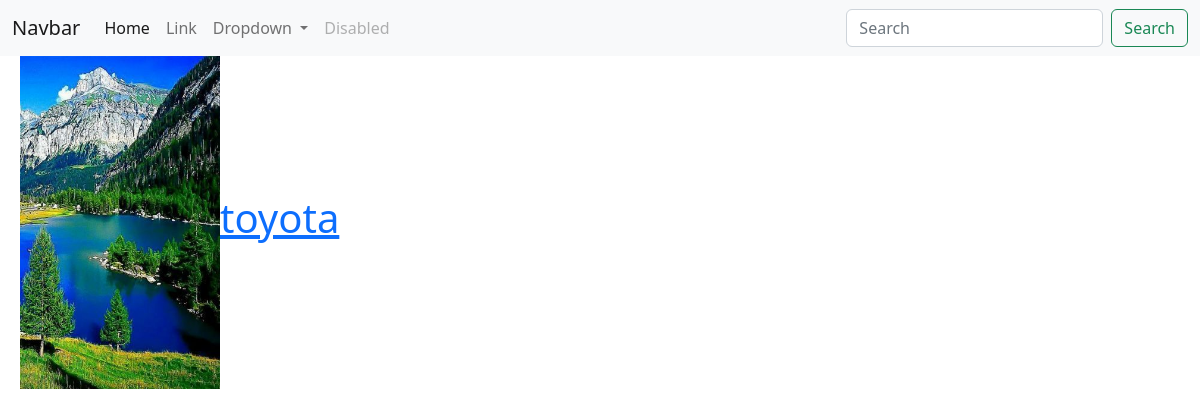
The page / on the database its author committed.
### brands/models.py (models this page shows, shortened)
class Brand(models.Model):
    name = models.CharField(max_length=100)
    photo = models.ImageField(upload_to='photos', null=True)

### brands/views.py (the view)
# urls.py: path('', brands),
def brands(request):
    context = {
        'brands': Brand.objects.all()
    }
    return render(request, 'brands.html', context)

### templates/brands.html
{% extends 'main.html' %}
{% block brands %}
    {% for brand in brands %}
        <h1 style="margin-left: 20px"><img width="200px" src="/media/{{ brand.photo }}" alt=""><a href="brands/{{ brand.id }}">{{ brand.name }}</a></h1>
    {% endfor %}
{% endblock %}

### rows shown on the page
Brand: photo (picture), name "toyota"
